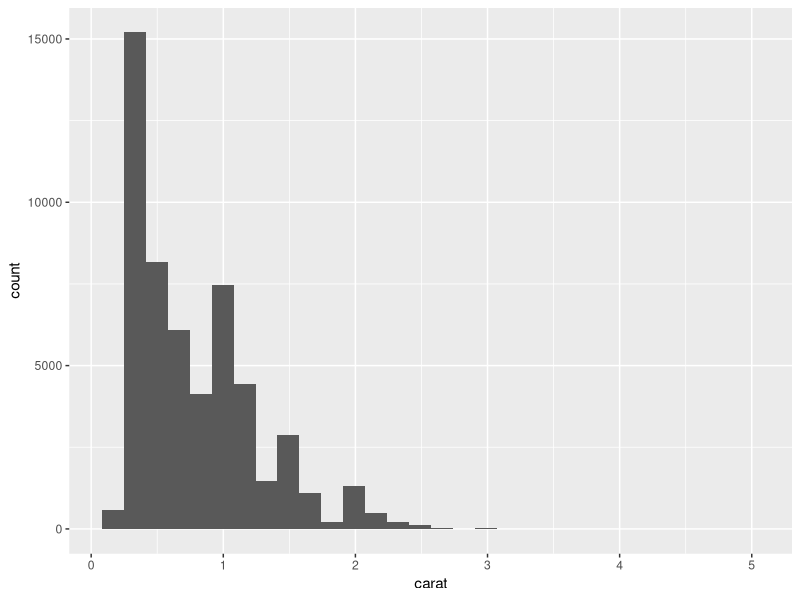
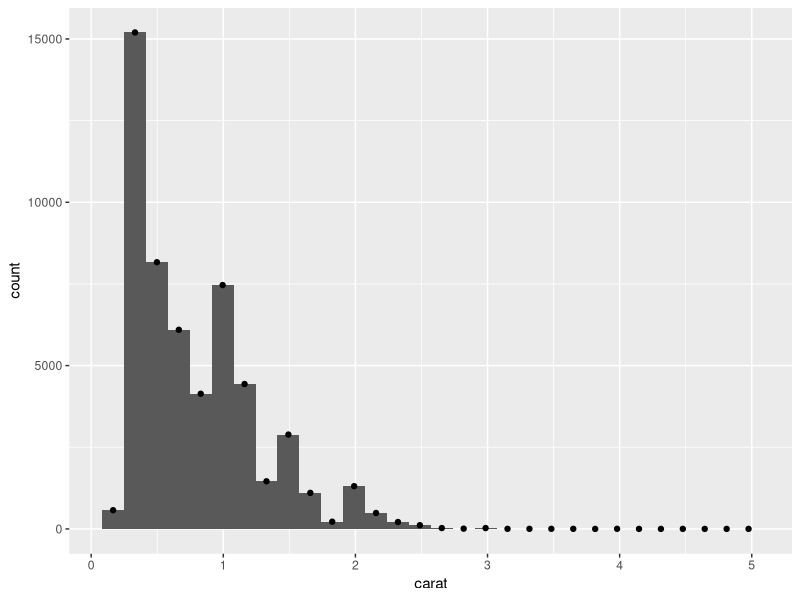
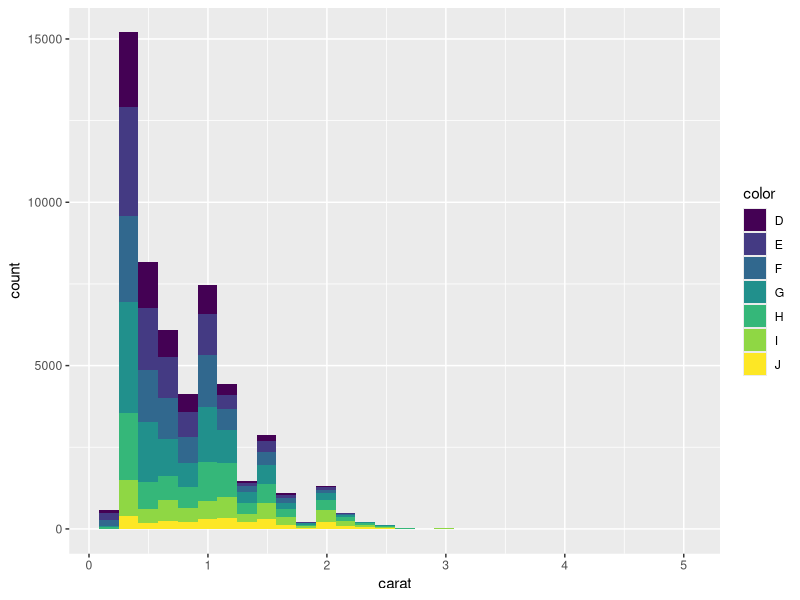
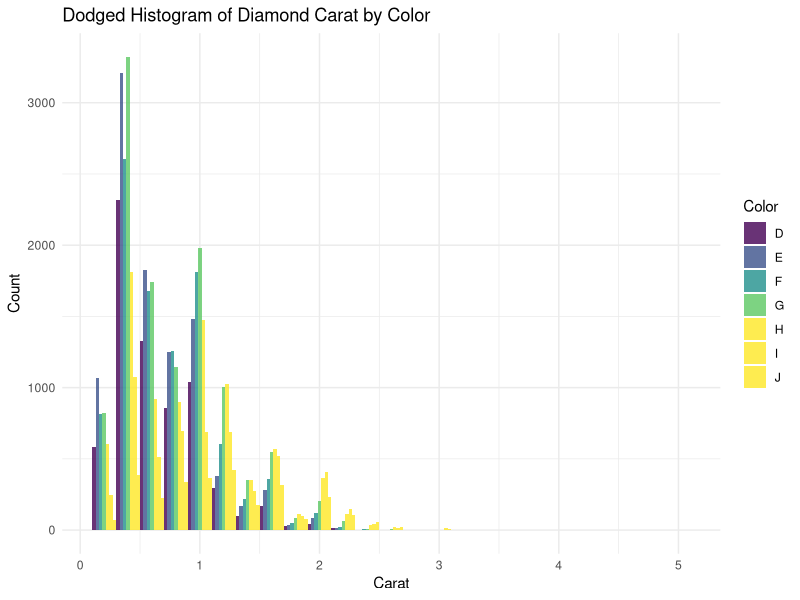

The R script that drew these images, in order:
## ---- chunk 1
knitr::opts_chunk$set(echo = TRUE)
library(ggplot2)
## ---- chunk 2
p <- ggplot(diamonds, aes(x = carat)) 
p <- p + layer(
  geom = "bar",
  stat = "bin",
  position = "stack",
  mapping = aes(y = after_stat(count))
)
p
## ---- chunk 3
p_point <- p + layer(
  geom = "point",
  stat = "bin",
  position = "stack",
  mapping = aes(y = after_stat(count))
)
p_point
## ---- chunk 4
p_colored <- p + aes(fill = color)
p_colored
## ---- chunk 5
ggplot(diamonds, aes(x = carat, fill = color)) + 
  geom_histogram(binwidth = 0.2, position = "dodge", alpha = 0.8) +
  scale_fill_manual(values = c("D" = "#440154FF", "E" = "#3B528BFF", 
                               "F" = "#21908CFF", "G" = "#5DC863FF", 
                               "H" = "#FDE725FF", "I" = "#FDE725FF", 
                               "J" = "#FDE725FF")) +
  labs(title = "Dodged Histogram of Diamond Carat by Color", 
       x = "Carat", y = "Count", fill = "Color") +
  theme_minimal()
